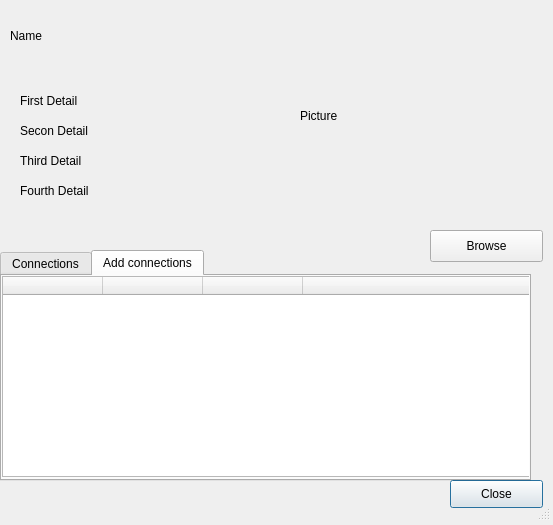
<?xml version="1.0" encoding="UTF-8"?>
<ui version="4.0">
 <class>Details</class>
 <widget class="QDialog" name="Details">
  <property name="enabled">
   <bool>true</bool>
  </property>
  <property name="geometry">
   <rect>
    <x>0</x>
    <y>0</y>
    <width>553</width>
    <height>525</height>
   </rect>
  </property>
  <property name="windowTitle">
   <string>Dialog</string>
  </property>
  <widget class="QStatusBar" name="statusBar">
   <property name="geometry">
    <rect>
     <x>0</x>
     <y>490</y>
     <width>551</width>
     <height>31</height>
    </rect>
   </property>
  </widget>
  <widget class="QPushButton" name="pushButton">
   <property name="geometry">
    <rect>
     <x>450</x>
     <y>480</y>
     <width>93</width>
     <height>28</height>
    </rect>
   </property>
   <property name="text">
    <string>Close</string>
   </property>
  </widget>
  <widget class="QLabel" name="detail_image">
   <property name="geometry">
    <rect>
     <x>300</x>
     <y>20</y>
     <width>231</width>
     <height>191</height>
    </rect>
   </property>
   <property name="text">
    <string>Picture</string>
   </property>
  </widget>
  <widget class="QLabel" name="label_name">
   <property name="geometry">
    <rect>
     <x>10</x>
     <y>10</y>
     <width>341</width>
     <height>51</height>
    </rect>
   </property>
   <property name="text">
    <string>Name</string>
   </property>
  </widget>
  <widget class="QLabel" name="first_detail">
   <property name="geometry">
    <rect>
     <x>20</x>
     <y>90</y>
     <width>221</width>
     <height>21</height>
    </rect>
   </property>
   <property name="text">
    <string>First Detail</string>
   </property>
  </widget>
  <widget class="QLabel" name="second_detail">
   <property name="geometry">
    <rect>
     <x>20</x>
     <y>120</y>
     <width>221</width>
     <height>21</height>
    </rect>
   </property>
   <property name="text">
    <string>Secon Detail</string>
   </property>
  </widget>
  <widget class="QLabel" name="third_detail">
   <property name="geometry">
    <rect>
     <x>20</x>
     <y>150</y>
     <width>221</width>
     <height>21</height>
    </rect>
   </property>
   <property name="text">
    <string>Third Detail</string>
   </property>
  </widget>
  <widget class="QLabel" name="fourth_detail">
   <property name="geometry">
    <rect>
     <x>20</x>
     <y>180</y>
     <width>221</width>
     <height>21</height>
    </rect>
   </property>
   <property name="text">
    <string>Fourth Detail</string>
   </property>
  </widget>
  <widget class="QPushButton" name="browse_scientist_photo">
   <property name="geometry">
    <rect>
     <x>430</x>
     <y>230</y>
     <width>113</width>
     <height>32</height>
    </rect>
   </property>
   <property name="text">
    <string>Browse</string>
   </property>
  </widget>
  <widget class="QTabWidget" name="tab_add_connect">
   <property name="geometry">
    <rect>
     <x>0</x>
     <y>250</y>
     <width>531</width>
     <height>231</height>
    </rect>
   </property>
   <property name="currentIndex">
    <number>1</number>
   </property>
   <widget class="QWidget" name="tab_connections">
    <attribute name="title">
     <string>Connections</string>
    </attribute>
    <widget class="QTableWidget" name="connect_table">
     <property name="geometry">
      <rect>
       <x>0</x>
       <y>0</y>
       <width>531</width>
       <height>201</height>
      </rect>
     </property>
     <property name="mouseTracking">
      <bool>false</bool>
     </property>
     <property name="contextMenuPolicy">
      <enum>Qt::CustomContextMenu</enum>
     </property>
     <property name="selectionBehavior">
      <enum>QAbstractItemView::SelectRows</enum>
     </property>
     <property name="sortingEnabled">
      <bool>true</bool>
     </property>
     <attribute name="horizontalHeaderStretchLastSection">
      <bool>true</bool>
     </attribute>
     <column>
      <property name="text">
       <string/>
      </property>
      <property name="font">
       <font>
        <weight>75</weight>
        <bold>true</bold>
       </font>
      </property>
     </column>
     <column>
      <property name="text">
       <string/>
      </property>
      <property name="font">
       <font>
        <weight>75</weight>
        <bold>true</bold>
       </font>
      </property>
     </column>
     <column>
      <property name="text">
       <string/>
      </property>
      <property name="font">
       <font>
        <weight>75</weight>
        <bold>true</bold>
       </font>
      </property>
     </column>
     <column>
      <property name="text">
       <string/>
      </property>
      <property name="font">
       <font>
        <weight>75</weight>
        <bold>true</bold>
       </font>
      </property>
     </column>
    </widget>
   </widget>
   <widget class="QWidget" name="add_connection">
    <attribute name="title">
     <string>Add connections</string>
    </attribute>
    <widget class="QTableWidget" name="table_add_connect">
     <property name="geometry">
      <rect>
       <x>0</x>
       <y>0</y>
       <width>531</width>
       <height>201</height>
      </rect>
     </property>
     <property name="mouseTracking">
      <bool>false</bool>
     </property>
     <property name="contextMenuPolicy">
      <enum>Qt::CustomContextMenu</enum>
     </property>
     <property name="selectionBehavior">
      <enum>QAbstractItemView::SelectRows</enum>
     </property>
     <property name="sortingEnabled">
      <bool>true</bool>
     </property>
     <attribute name="horizontalHeaderStretchLastSection">
      <bool>true</bool>
     </attribute>
     <column>
      <property name="text">
       <string/>
      </property>
      <property name="font">
       <font>
        <weight>75</weight>
        <bold>true</bold>
       </font>
      </property>
     </column>
     <column>
      <property name="text">
       <string/>
      </property>
      <property name="font">
       <font>
        <weight>75</weight>
        <bold>true</bold>
       </font>
      </property>
     </column>
     <column>
      <property name="text">
       <string/>
      </property>
      <property name="font">
       <font>
        <weight>75</weight>
        <bold>true</bold>
       </font>
      </property>
     </column>
     <column>
      <property name="text">
       <string/>
      </property>
      <property name="font">
       <font>
        <weight>75</weight>
        <bold>true</bold>
       </font>
      </property>
     </column>
    </widget>
   </widget>
  </widget>
  <action name="action_remove_connection">
   <property name="icon">
    <iconset resource="../resources.qrc">
     <normaloff>:/icons/images/remove_link.png</normaloff>:/icons/images/remove_link.png</iconset>
   </property>
   <property name="text">
    <string>Remove Connection</string>
   </property>
   <property name="toolTip">
    <string>Remove Connection</string>
   </property>
  </action>
  <action name="action_add_connection">
   <property name="icon">
    <iconset resource="../resources.qrc">
     <normaloff>:/icons/images/add_link.png</normaloff>:/icons/images/add_link.png</iconset>
   </property>
   <property name="text">
    <string>Add Connection</string>
   </property>
   <property name="toolTip">
    <string>Add Connection</string>
   </property>
  </action>
 </widget>
 <resources>
  <include location="../resources.qrc"/>
 </resources>
 <connections/>
</ui>
